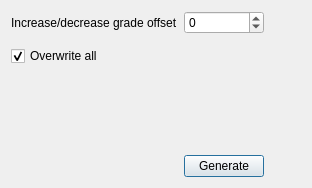
<?xml version="1.0" encoding="UTF-8"?>
<ui version="4.0">
 <class>EditGradesDialog</class>
 <widget class="QDialog" name="EditGradesDialog">
  <property name="geometry">
   <rect>
    <x>0</x>
    <y>0</y>
    <width>312</width>
    <height>188</height>
   </rect>
  </property>
  <property name="windowTitle">
   <string>Dialog</string>
  </property>
  <layout class="QGridLayout" name="gridLayout">
   <item row="4" column="1">
    <widget class="QPushButton" name="pushButton">
     <property name="text">
      <string>Generate</string>
     </property>
    </widget>
   </item>
   <item row="0" column="0">
    <widget class="QLabel" name="label">
     <property name="text">
      <string>Increase/decrease grade offset</string>
     </property>
    </widget>
   </item>
   <item row="3" column="1">
    <spacer name="verticalSpacer">
     <property name="orientation">
      <enum>Qt::Vertical</enum>
     </property>
     <property name="sizeHint" stdset="0">
      <size>
       <width>20</width>
       <height>40</height>
      </size>
     </property>
    </spacer>
   </item>
   <item row="0" column="2" rowspan="4">
    <spacer name="horizontalSpacer">
     <property name="orientation">
      <enum>Qt::Horizontal</enum>
     </property>
     <property name="sizeHint" stdset="0">
      <size>
       <width>40</width>
       <height>20</height>
      </size>
     </property>
    </spacer>
   </item>
   <item row="2" column="0">
    <widget class="QCheckBox" name="checkBox">
     <property name="text">
      <string>Overwrite all</string>
     </property>
     <property name="checked">
      <bool>true</bool>
     </property>
    </widget>
   </item>
   <item row="0" column="1">
    <widget class="QSpinBox" name="spinBox">
     <property name="minimum">
      <number>-99</number>
     </property>
     <property name="singleStep">
      <number>1</number>
     </property>
     <property name="displayIntegerBase">
      <number>10</number>
     </property>
    </widget>
   </item>
  </layout>
 </widget>
 <resources/>
 <connections/>
</ui>
